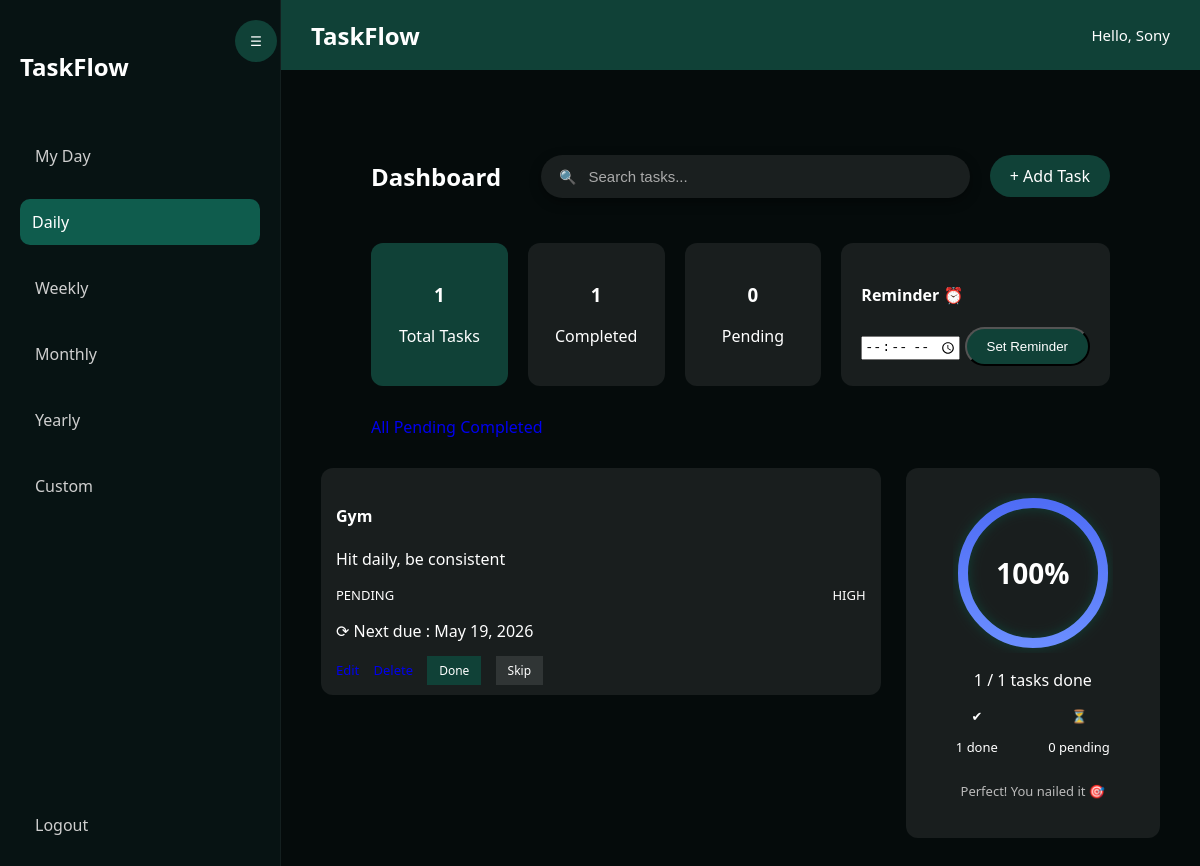
The app's page /tasks/?type=DAILY (signed in) with its own data.
### tasks/models.py (models this page shows, shortened)
class Task(models.Model): #Database table for tasks-> connected to admin panel-> created DB structure using migrations
    STATUS_CHOICE = [
        ('PENDING', 'Pending'), # First value → stored in DB (PENDING), Second value → shown to user (Pending)
        ('COMPLETED', 'Completed'),
    ]
    PRIORITY_CHOICES = [
        ('LOW', 'Low'),
        ('MEDIUM', 'Medium'),
        ('HIGH', 'High'),
    ]
    TASK_TYPES = [
        ('DAILY', 'Daily'),
        ('WEEKLY', 'Weekly'),
        ('MONTHLY', 'Monthly'),
        ('YEARLY', 'Yearly'),
        ('CUSTOM', 'Custom'),
    ]
    task_type = models.CharField(
        max_length=20,
        choices=TASK_TYPES,
        default='DAILY'
    )
    custom_date = models.DateTimeField(null=True, blank=True)
    next_due = models.DateTimeField(null=True, blank=True)
    title = models.CharField(max_length=200) #short textfield , with max len of 200 chars
    description = models.TextField() #long textfield, no max len
    status = models.CharField(max_length=10, choices=STATUS_CHOICE, default='PENDING') #stores only PENDING or COMPLETED, default is PENDING
    priority = models.CharField(max_length=10, choices=PRIORITY_CHOICES, default='MEDIUM') #stores only LOW, MEDIUM or HIGH, default is MEDIUM
    deadline = models.DateTimeField(null=True, blank=True) #Ex: 2024-06-30 23:59:00
    created_at = models.DateTimeField(auto_now_add=True) #automatically set to current date and time when task is created, cannot be changed later(set only once at creation)
    last_completed = models.DateTimeField(null=True, blank=True)
    user = models.ForeignKey(User, on_delete=models.CASCADE) # on_delete=models.CASCADE means if user is deleted, all their tasks will also be deleted (cascading delete)

### tasks/views.py (the view)
# urls.py: path('tasks/',views.task_list),
@login_required
def task_list(request):
    filter_type = request.GET.get('filter', 'ALL').upper()
    task_type = request.GET.get('type')
    today = timezone.now().date()
    today_tasks = Task.objects.filter(
        user = request.user,
        next_due=today
    )
    completed_today_tasks = Task.objects.filter(
        user=request.user,
        last_completed = today
    )
    tasks = Task.objects.filter(user=request.user)
    if not task_type:
        tasks = today_tasks
    else:
        tasks = tasks.filter(task_type=task_type)
    if filter_type == "PENDING":
        tasks = tasks.filter(status="PENDING")
    elif filter_type == "COMPLETED":
        tasks = tasks.filter(status="COMPLETED")
    search = request.GET.get('search')
    if search:
        tasks = tasks.filter(title__icontains=search)
    total_tasks = (
        today_tasks.count() + completed_today_tasks.count()
    )
    completed_tasks = completed_today_tasks.count()
    pending_tasks = today_tasks.count()
    radius = 70
    circumference = 2 * math.pi * radius
    if total_tasks > 0:
        progress = int(
            (completed_tasks / total_tasks) * 100
        )
    else:
        progress = 0
    arc = circumference - (
        circumference * progress / 100
    )
    context = {
        'tasks': tasks,
        'filter': filter_type,
        'total_tasks': total_tasks,
        'completed_tasks': completed_tasks,
        'pending_tasks': pending_tasks,
        'progress': progress,
        'arc': arc,
    }
    return render(
        request,
        'task_list.html',
        context
    )

### tasks/templates/task_list.html (shortened to what this page needs)
{% extends 'base.html' %}
{% load static %}
{% block extra_css %}
<link rel="stylesheet" href="{% static 'css/dashboard.css' %}">
{% endblock %}
{% block content %}
<div class="dashboard">
    <div class="dashboard-header">
        <h2>Dashboard</h2>
        <form method="GET" class="search-box">
            <div class="search-wrapper">
                <span class="search-icon">🔍</span>
                <input type="text" name="search" placeholder="Search tasks...">
            </div>
        </form>
        <a href="/create-task/" class="btn primary">+ Add Task</a>
    </div>
    <div class="stats">
    <div class="stat-card {% if not request.GET.filter or request.GET.filter == 'ALL' %}active{% endif %}">
        <h3>{{ total_tasks }}</h3>
        <p>Total Tasks</p>
    </div>
    <div class="stat-card {% if request.GET.filter == 'COMPLETED' %}active{% endif %}">
        <h3>{{ completed_tasks }}</h3>
        <p>Completed</p>
    </div>
    <div class="stat-card {% if request.GET.filter == 'PENDING' %}active{% endif %}">
        <h3>{{ pending_tasks }}</h3>
        <p>Pending</p>
    </div>
    <div class="reminder-card">
        <h4>Reminder ⏰</h4>
        <input type="time" id="reminder-time">
        <button type="button" id="reminder-btn" class="btn primary">
            Set Reminder
        </button>
    </div>
</div>
    <div class="filters">
        <a href="/tasks/?filter=ALL">All</a>
        <a href="/tasks/?filter=PENDING">Pending</a>
        <a href="/tasks/?filter=COMPLETED">Completed</a>
    </div>
</div>
    <div class="main-grid">
        <div class="tasks-section">
            {% for task in tasks %}
            <div class="task-card">
                <h4>{{ task.title }}</h4>
                <p>{{ task.description }}</p>
                <div class="task-meta">
                    <span>{{ task.status }}</span>
                    <span>{{ task.priority }}</span>
                </div>
                <p class = "next-due">
                    &#10227; Next due : {{task.next_due|date:"M d, Y"}}
                </p>
                <div class="task-actions">
                    <a href="/edit-task/{{ task.id }}/">Edit</a>
                    <a href="/delete-task/{{ task.id }}/">Delete</a>
                    {% if task.status != "COMPLETED" %}
                        <a href="/complete-task/{{ task.id }}/" class="btn small success">Done</a>
                    {% endif %}
                    <a href="/skip-task/{{ task.id }}/" class="btn small skip">Skip</a>
                </div>
            </div>
            {% endfor %}
        </div>
        <div class="side-panel">
            <div class="goal-tracker">
            <div class="progress-circle">
                <svg width="160" height="160">
                    <circle
                        cx="80"
                        cy="80"
                        r="70"
                        stroke="rgba(255,255,255,0.1)"
                        stroke-width="10"
                        fill="none"
                    />
                    <circle
                        cx="80"
                        cy="80"
                        r="70"
                        stroke="url(#grad)"
                        stroke-width="10"
                        fill="none"
                        stroke-dasharray="440"
                        stroke-dashoffset="{{ arc }}"
                        class="progress-ring"
                    />
                    <defs>
                        <linearGradient id="grad">
                            <stop offset="0%" stop-color="#6a8dff"/>
                            <stop offset="100%" stop-color="#4f6df5"/>
                        </linearGradient>
                    </defs>
                </svg>
                <div class="progress-text">
                    <h2>{{ progress }}%</h2>
                </div>
            </div>
            <p>{{ completed_tasks }} / {{ total_tasks }} tasks done</p>
            <div class="goal-extra">
                <div class="goal-stats">
                    <div>
                        <span>✔</span>
                        <p>{{ completed_tasks }} done</p>
                    </div>
                    <div>
                        <span>⏳</span>
                        <p>{{ pending_tasks }} pending</p>
                    </div>
                </div>
                <div class="goal-message">
                    {% if progress == 0 %}
                        <p>Let’s get started 🚀</p>
                    {% elif progress < 50 %}
                        <p>Good start, keep going 💪</p>
                    {% elif progress < 100 %}
                        <p>Almost there 🔥</p>
                    {% else %}
                        <p>Perfect! You nailed it 🎯</p>
                    {% endif %}
                </div>
            </div>
        </div>
        </div>
    </div>
</div>
{% endblock %}

### tasks/templates/base.html (shortened to what this page needs)
{% load static %}
<!DOCTYPE html>
<html>
<head>
    <link rel="stylesheet" href="{% static 'css/base.css' %}">
    {% block extra_css %}{% endblock %}
</head>
<body>
{% if request.path != '/' and request.path != '/login/' and request.path != '/signup/' and request.path != '/create-task/' and '/edit-task/' not in request.path %}
<div class="app-layout">
    <div class="sidebar" id="sidebar">
        <h2 class="sidebar-logo">TaskFlow</h2>
        <a href="/tasks/"
            class="{% if not request.GET.type %}active-link{% endif %}">
            My Day
        </a>
        <a href="/tasks/?type=DAILY"
            class="{% if request.GET.type == 'DAILY' %}active-link{% endif %}">
            Daily
        </a>
        <a href="/tasks/?type=WEEKLY"
            class="{% if request.GET.type == 'WEEKLY' %}active-link{% endif %}">
            Weekly
        </a>
        <a href="/tasks/?type=MONTHLY"
            class="{% if request.GET.type == 'MONTHLY' %}active-link{% endif %}">
            Monthly
        </a>
        <a href="/tasks/?type=YEARLY"
            class="{% if request.GET.type == 'YEARLY' %}active-link{% endif %}">
            Yearly
        </a>
        <a href="/tasks/?type=CUSTOM"
            class="{% if request.GET.type == 'CUSTOM' %}active-link{% endif %}">
            Custom
        </a>
        <a href="/logout/" class="logout-link">Logout</a>
    </div>
    <div class="main-area">
        <div class="top-navbar">
            <h3>TaskFlow</h3>
            <div class="nav-right">
                <span class="user-name">
                    Hello, {{ request.user.username }}
                </span>
            </div>
        </div>
        <button id="toggle-btn" class="toggle-btn">
            ☰
        </button>
        <main class="main-content">
            {% block content %}{% endblock %}
    </div>
{% else %}
<main class="full-page">
    {% block simple_content %}{% endblock %}
</main>
{% endif %}
</body>
</html>

### tasks/static/css/base.css (style rules this page uses)
body { margin: 0; font-family: 'Segoe UI', sans-serif; background-color: #f4f6f9; }
body { margin: 0; font-family: 'Segoe UI', sans-serif; background: #0b0f0f; color: white; }
.app-layout { display: flex; min-height: 100vh; }
.sidebar { width: 230px; background: #0f1a1a; padding: 25px 15px; display: flex; flex-direction: column; justify-content: space-between; border-right: 1px solid rgba(255,255,255,0.05); }
a { text-decoration: none !important; }
.app-layout { display: flex; min-height: 100vh; background: #050b0b; }
.sidebar { width: 240px; min-width: 240px; background: #071313; padding: 30px 20px; display: flex; flex-direction: column; gap: 20px; overflow: hidden; transition: all 0.3s ease; }
.sidebar h2 { color: white; margin-bottom: 30px; }
.sidebar a { color: #cfcfcf; text-decoration: none; padding: 12px 15px; border-radius: 10px; transition: 0.3s; }
.logout-link { margin-top: auto; }
.main-area { flex: 1; position: relative; transition: 0.3s ease; }
.toggle-btn { position: fixed; top: 20px; left: 235px; width: 42px; height: 42px; border-radius: 50%; border: none; background: #104137; color: white; cursor: pointer; z-index: 2000; transition: 0.3s ease; }
.main-content { padding: 40px; }
.sidebar-logo { white-space: nowrap; transition: 0.3s ease; }
.top-navbar { width: 100%; height: 70px; background: #104137; display: flex; justify-content: space-between; align-items: center; padding: 0 30px; box-sizing: border-box; color: white; position: sticky; top: 0; z-index: 1000; }
.top-navbar h3 { margin: 0; font-size: 24px; }
.nav-right { margin-left: auto; display: flex; align-items: center; }
.user-name { font-size: 15px; font-weight: 500; }
.sidebar a.active-link { background-color: #0f5c4d; color: white; border-radius: 10px; padding-left: 12px; }

### tasks/static/css/dashboard.css (style rules this page uses)
body { background: #0b0f0f; color: white; font-family: 'Segoe UI', sans-serif; }
.dashboard { padding: 30px 50px; }
.dashboard-header { display: flex; align-items: center; gap: 20px; }
.dashboard-header h2 { min-width: 150px; }
.search-box { flex: 1; display: flex; justify-content: center; }
.search-wrapper { display: flex; align-items: center; width: 100%; max-width: 650px; padding: 12px 18px; border-radius: 999px; background: #1a1f1f; box-shadow: 0 4px 12px rgba(0,0,0,0.4); transition: 0.3s; }
.search-icon { margin-right: 10px; font-size: 14px; color: #aaa; }
.search-wrapper input { flex: 1; border: none; outline: none; background: transparent; color: white; font-size: 15px; }
.search-wrapper input::placeholder { color: #aaa; }
.btn.primary { background: #104137; color: white; padding: 10px 20px; border-radius: 25px; text-decoration: none; transition: 0.3s; }
.stats { display: flex; gap: 20px; margin: 30px 0; }
.stat-card { flex: 1; padding: 20px; border-radius: 12px; background: rgba(255,255,255,0.08); text-align: center; }
.main-grid { display: grid; grid-template-columns: 2.2fr 1fr; gap: 25px; align-items: start; }
.tasks-section { display: flex; flex-direction: column; gap: 20px; }
.task-card { background: rgba(255,255,255,0.08); padding: 15px; border-radius: 12px; transition: 0.3s; }
.task-meta { display: flex; justify-content: space-between; font-size: 13px; margin-top: 10px; }
.task-actions { margin-top: 10px; }
.task-actions a { margin-right: 10px; font-size: 13px; text-decoration: none; }
.side-panel { display: flex; flex-direction: column; gap: 20px; }
.reminder-card { background: rgba(255,255,255,0.08); padding: 20px; border-radius: 12px; }
.stat-card { flex: 1; padding: 20px; border-radius: 12px; background: rgba(255,255,255,0.08); text-align: center; transition: 0.3s; }
.stat-card.active { background: #104137; color: white; }
.stats { display: flex; gap: 20px; }
.btn.small { padding: 6px 12px; font-size: 12px; margin-top: 8px; }
.goal-tracker { background: rgba(255,255,255,0.08); padding: 25px; border-radius: 12px; text-align: center; }
.progress-circle { position: relative; width: 160px; height: 160px; margin: 0 auto; }
.progress-circle svg { transform: rotate(-90deg); }
.progress-text { position: absolute; top: 50%; left: 50%; transform: translate(-50%, -50%); }
.progress-text h2 { margin: 0; font-size: 28px; color: white; }
.goal-extra { margin-top: 15px; }
.goal-stats { display: flex; justify-content: space-around; margin-bottom: 10px; }
.goal-stats div { text-align: center; font-size: 13px; }
.goal-message { font-size: 13px; color: #bbb; }
.btn.success { background: #104137; color: white; }
.btn.skip { background: rgba(255,255,255,0.1); color: white; }

### records on screen
Task: title "Gym", description "Hit daily, be consistent", status "PENDING", priority "HIGH", next_due "May 19, 2026"

### other values on screen
{{ request.user.username }} "Sony"
{{ total_tasks }} "1"
{{ completed_tasks }} "1"
{{ pending_tasks }} "0"
{{ progress }} "100"
